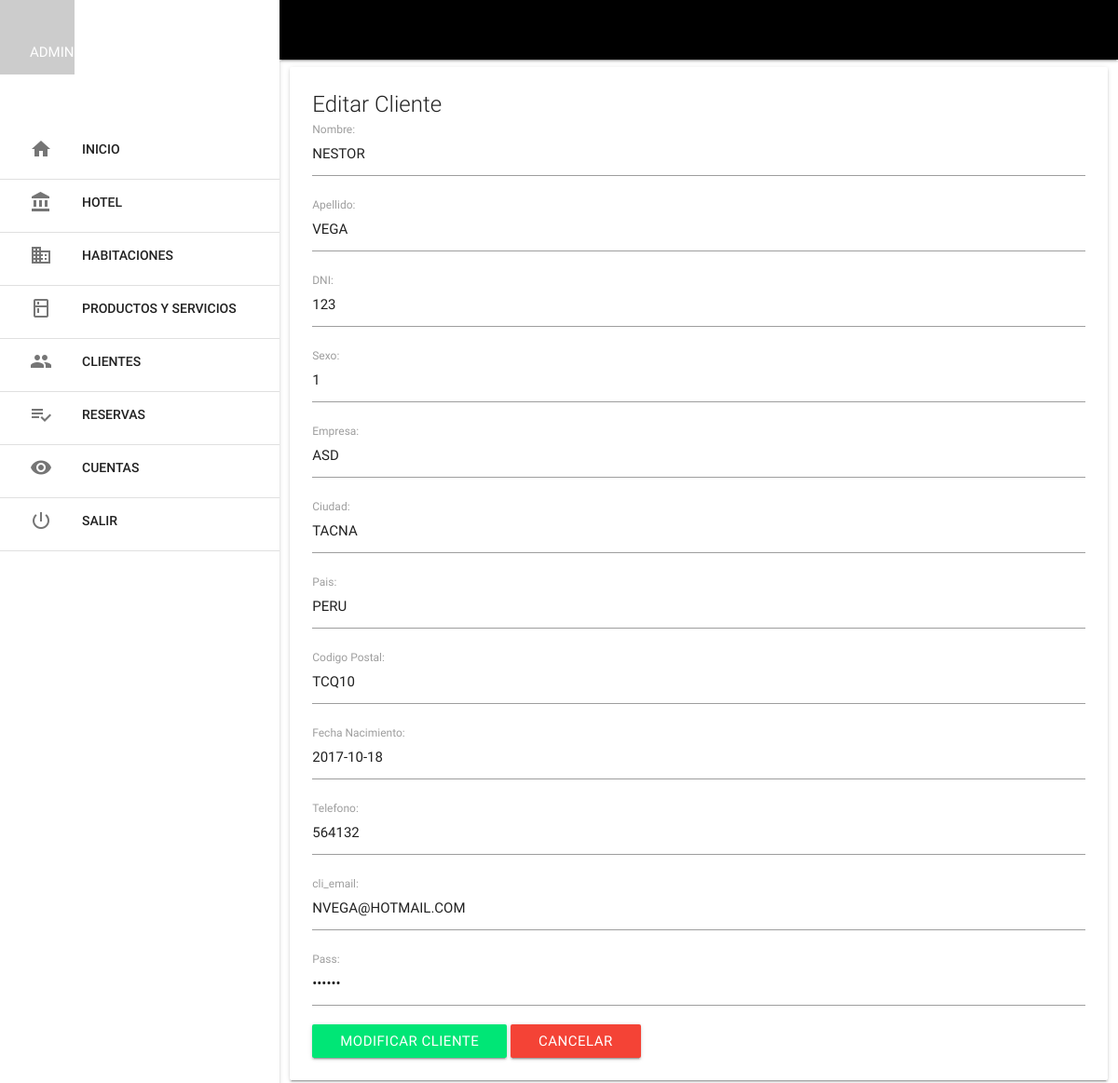
The page /mlt_cliente/mlt_cliente_ver.php?id=1 (signed in) on the database its author committed.
### tables this page shows
CREATE TABLE IF NOT EXISTS `mlt_cliente` (
  `cli_id` int(11) NOT NULL AUTO_INCREMENT,
  `cli_nombre` varchar(80) DEFAULT NULL,
  `cli_apellido` varchar(80) DEFAULT NULL,
  `cli_dni` varchar(10) DEFAULT NULL,
  `cli_sexo` tinyint(1) DEFAULT NULL,
  `cli_empresa` varchar(80) DEFAULT NULL,
  `cli_ciudad` varchar(50) DEFAULT NULL,
  `cli_pais` varchar(50) DEFAULT NULL,
  `cli_codigopostal` varchar(20) DEFAULT NULL,
  `cli_fechanacimiento` date DEFAULT NULL,
  `cli_telefono` int(15) DEFAULT NULL,
  `cli_email` varchar(80) DEFAULT NULL,
  `cli_pass` varchar(250) DEFAULT NULL,
  `cli_estado` tinyint(1) DEFAULT NULL,
  PRIMARY KEY (`cli_id`)
);

### mlt_cliente/mlt_cliente_ver.php (the view, shortened to what this page needs)
<?php include '../extend/header.php';
$cli_id = $con->real_escape_string(htmlentities($_GET['id']));
$sel = $con->query("SELECT mlt_cliente.cli_id, mlt_cliente.cli_nombre, mlt_cliente.cli_apellido, mlt_cliente.cli_dni, mlt_cliente.cli_sexo, mlt_cliente.cli_empresa, mlt_cliente.cli_ciudad, mlt_cliente.cli_pais, mlt_cliente.cli_codigopostal, mlt_cliente.cli_fechanacimiento, mlt_cliente.cli_telefono, mlt_cliente.cli_email, mlt_cliente.cli_pass, mlt_cliente.cli_estado FROM mlt_cliente WHERE cli_id = $cli_id");
	while($f = $sel->fetch_assoc()){
?>
<div class="row">
	<div class="col s12">
		<div class="card">
			<div class="card-content">
				<span class="card-title">Editar Cliente</span>
				<form class="form" action="controller_mlt_cliente.php?op=modificar_mlt_cliente&id=<?php echo $cli_id; ?>" method="post" enctype="multipart/form-data">
					<div class="input-field">
						<input type="text" name="cli_nombre" required autofocus
						id="cli_nombre" value="<?php echo $f['cli_nombre']; ?>">
						<label for="cli_nombre">Nombre:</label>
					</div>
					<div class="input-field">
						<input type="text" name="cli_apellido" required
						id="cli_apellido" value="<?php echo $f['cli_apellido']; ?>">
						<label for="cli_apellido">Apellido:</label>
					</div>
					<div class="input-field">
						<input type="text" name="cli_dni" required
						id="cli_dni" onblur="may(this.value, this.id)" value="<?php echo $f['cli_dni']; ?>">
						<label for="cli_dni">DNI:</label>
					</div>
					<div class="input-field">
						<input type="text" name="cli_sexo" required
						id="cli_sexo" value="<?php echo $f['cli_sexo']; ?>">
						<label for="cli_sexo">Sexo:</label>
					</div>
					<div class="input-field">
						<input type="text" name="cli_empresa" required
						id="cli_empresa" value="<?php echo $f['cli_empresa']; ?>">
						<label for="cli_empresa">Empresa:</label>
					</div>
					<div class="input-field">
						<input type="text" name="cli_ciudad" required
						id="cli_ciudad" value="<?php echo $f['cli_ciudad']; ?>">
						<label for="cli_ciudad">Ciudad:</label>
					</div>
					<div class="input-field">
						<input type="text" name="cli_pais" required
						id="cli_pais" value="<?php echo $f['cli_pais']; ?>">
						<label for="cli_pais">Pais:</label>
					</div>
					<div class="input-field">
						<input type="text" name="cli_codigopostal" required
						id="cli_codigopostal" value="<?php echo $f['cli_codigopostal']; ?>">
						<label for="cli_codigopostal">Codigo Postal:</label>
					</div>
					<div class="input-field">
						<input type="text" name="cli_fechanacimiento" required
						id="cli_fechanacimiento" value="<?php echo $f['cli_fechanacimiento']; ?>">
						<label for="cli_fechanacimiento">Fecha Nacimiento:</label>
					</div>
					<div class="input-field">
						<input type="text" name="cli_telefono" required
						id="cli_telefono" value="<?php echo $f['cli_telefono']; ?>">
						<label for="cli_telefono">Telefono:</label>
					</div>
					<div class="input-field">
						<input type="text" name="cli_email" required
						id="cli_email" value="<?php echo $f['cli_email']; ?>">
						<label for="cli_email">cli_email:</label>
					</div>
					<div class="input-field">
						<input type="password" name="cli_pass" required
						id="cli_pass" value="<?php echo $f['cli_pass']; ?>">
						<label for="cli_pass">Pass:</label>
					</div>
					<button type="submit" class="btn green accent-3" id="btn_guardar">Modificar Cliente</button>
					<?php }?>
					<a href="index.php" class="btn red ">Cancelar</a>
				</form>
			</div>
		</div>
	</div>
</div>
<?php include '../extend/scripts.php'; ?>
</body>
</html>

### rows shown on the page
mlt_cliente: cli_nombre "NESTOR", cli_apellido "VEGA", cli_dni "123", cli_sexo "1", cli_empresa "ASD", cli_ciudad "TACNA", cli_pais "PERU", cli_codigopostal "TCQ10", cli_fechanacimiento "2017-10-18", cli_telefono "564132", cli_email "NVEGA@HOTMAIL.COM"

### other values the page prints
$_SESSION['nombre'] "ADMINISTRADOR"
